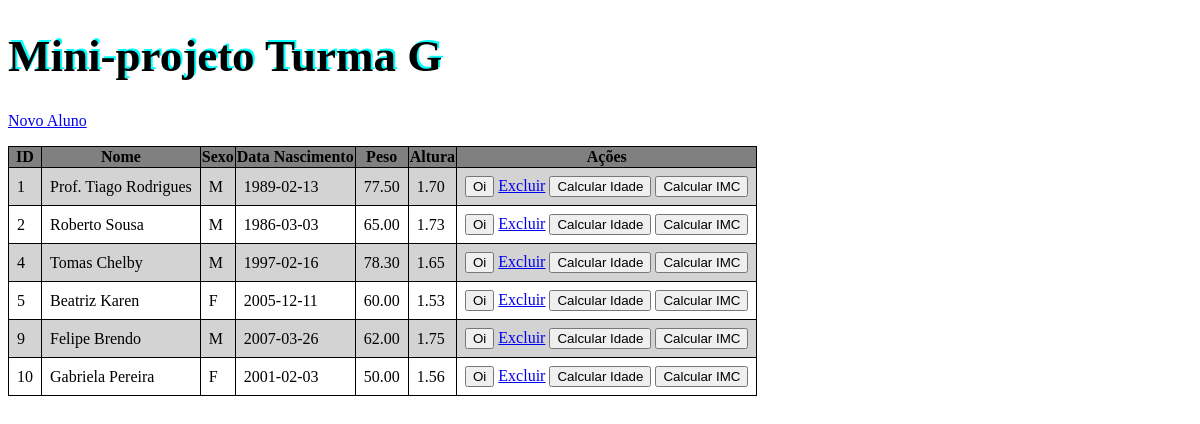
The page / on the database its author committed.
### tables this page shows
CREATE TABLE `aluno` (
  `id` int(11) NOT NULL,
  `nome` varchar(50) DEFAULT NULL,
  `sexo` char(1) DEFAULT NULL,
  `peso` decimal(5,2) DEFAULT NULL,
  `data_nascimento` date DEFAULT NULL,
  `altura` decimal(3,2) DEFAULT NULL
);

### index.php (the view, shortened to what this page needs)
<?php
require_once "conexao.php";
$stmt = $conn->prepare("SELECT * FROM Aluno");
$stmt->execute();
$stmt->setFetchMode(PDO::FETCH_ASSOC);
?>
<!DOCTYPE html>
<html lang="en">
<head>
    <link rel="stylesheet" href="assets/style.css" />
</head>
<body>
    <h1>Mini-projeto Turma G</h1>
    <p><a href="cadastroAluno.html">Novo Aluno</a></p>
    <table>
        <tr>
            <th>ID</th>
            <th>Nome</th>
            <th>Sexo</th>
            <th>Data Nascimento</th>
            <th>Peso</th>
            <th>Altura</th>
            <th>Ações</th>
        </tr>
        <?php
            while($aluno = $stmt->fetch()){
                echo '<tr>';
                echo '    <td>'.$aluno["id"].'</td>';
                echo '    <td>'.$aluno["nome"].'</td>';
                echo '    <td>'.$aluno["sexo"].'</td>';
                echo '    <td>'.$aluno["data_nascimento"].'</td>';
                echo '    <td>'.$aluno["peso"].'</td>';
                echo '    <td>'.$aluno["altura"].'</td>';
                echo '    <td>';
                echo '      <button onclick="digaOI(\''.$aluno["nome"].'\')">Oi</button>';
                echo '      <a href="deletaAluno.php?idUsuario='.$aluno["id"].'">Excluir</a>';
                echo '      <button onclick="calcularIdade(\''.$aluno["data_nascimento"].'\')">Calcular Idade</button>';
                echo '      <button onclick="calcularIMC('.$aluno["peso"].', '.$aluno["altura"].')">Calcular IMC</button>';
                echo '    </td>';
                echo '</tr>';
            }
        ?>
    </table>
</body>
</html>

### assets/style.css (style rules this page uses)
h1 { text-shadow: 2px -2px aqua; font-size: 45px; }
table, th, td { border: 1px solid black; border-collapse: collapse; }
th { background-color: gray; }
td { padding: 8px; }
tr:nth-child(even) { background-color: lightgray; }

### rows shown on the page
aluno: id "1", nome "Prof. Tiago Rodrigues", sexo "M", data_nascimento "1989-02-13", peso "77.50", altura "1.70"
aluno: id "2", nome "Roberto Sousa", sexo "M", data_nascimento "1986-03-03", peso "65.00", altura "1.73"
aluno: id "4", nome "Tomas Chelby", sexo "M", data_nascimento "1997-02-16", peso "78.30", altura "1.65"
aluno: id "5", nome "Beatriz Karen", sexo "F", data_nascimento "2005-12-11", peso "60.00", altura "1.53"
aluno: id "9", nome "Felipe Brendo", sexo "M", data_nascimento "2007-03-26", peso "62.00", altura "1.75"
aluno: id "10", nome "Gabriela Pereira", sexo "F", data_nascimento "2001-02-03", peso "50.00", altura "1.56"
